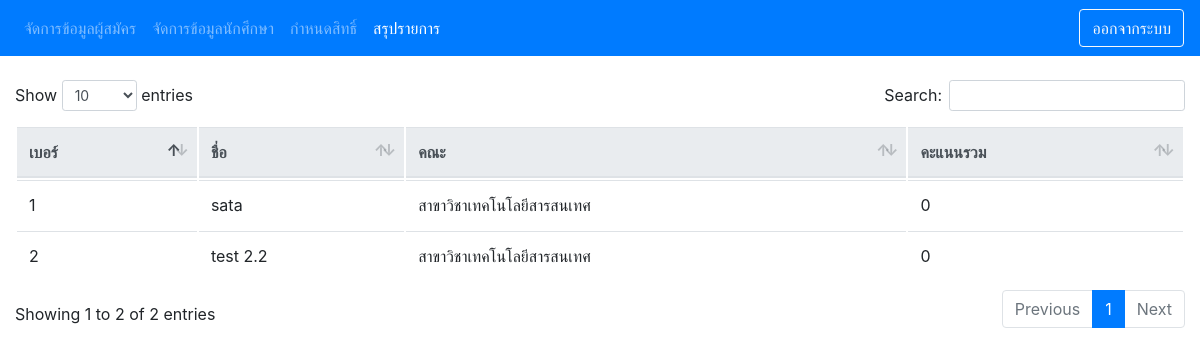
/Report.php, run on the app's committed database.
### tables this page shows
CREATE TABLE `tb_student` (
  `ST_ID` int(10) NOT NULL,
  `ST_Code` varchar(50) NOT NULL,
  `ST_Number` varchar(3) NOT NULL,
  `ST_Name` varchar(50) NOT NULL,
  `ST_Sub` varchar(50) NOT NULL,
  `ST_Address` varchar(50) NOT NULL,
  `ST_Email` varchar(50) NOT NULL,
  `ST_Phone` varchar(15) NOT NULL,
  `ST_Grede` double NOT NULL,
  `ST_Score` int(11) NOT NULL,
  `ST_Status` varchar(50) NOT NULL,
  `ST_Img_Grade` varchar(150) NOT NULL,
  `ST_Profile` varchar(150) NOT NULL,
  `ST_Policy` varchar(200) NOT NULL
);

### Report.php (the view, shortened to what this page needs)
<?php include 'Header.php';
include 'Menu/MenuReport.php';?>
    <table class="table"  id="dataTable">
        <thead class="thead-light">
          <tr>
            <th>เบอร์</th>
            <th>ชื่อ</th>
            <th>คณะ</th>
            <th>คะแนนรวม</th>
          </tr>
        </thead>
        <tbody>
          <?php
          $SQL = "SELECT * FROM tb_student WHERE ST_Status = 'อนุมัติ' ";
          $query = mysql_query($SQL);
          while ($data = mysql_fetch_array($query)) {
           ?>
          <tr>
            <td><?php echo $data['ST_Number']; ?></td>
            <td><?php echo $data['ST_Name']; ?></td>
            <td><?php echo $data['ST_Sub']; ?></td>
            <td><?php echo $data['ST_Score']; ?></td>
          </tr>
          <?php } ?>
        </tbody>
    </table>
 <?php include 'Footer.php'; ?>

### css/sb-admin.css (style rules this page uses)
html { position: relative; min-height: 100%; }
body { overflow-x: hidden; }

### data on the page
tb_student: ST_Number "1", ST_Name "sata", ST_Sub "สาขาวิชาเทคโนโลยีสารสนเทศ", ST_Score "0"
tb_student: ST_Number "2", ST_Name "test 2.2", ST_Sub "สาขาวิชาเทคโนโลยีสารสนเทศ", ST_Score "0"
